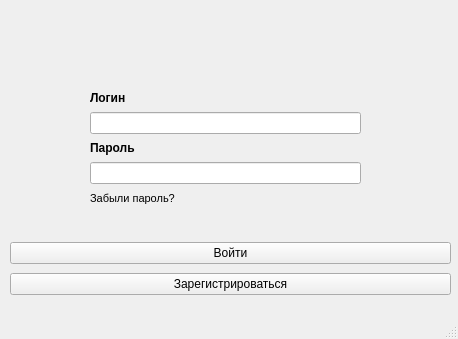
<?xml version="1.0" encoding="UTF-8"?>
<ui version="4.0">
 <class>LoginWindow</class>
 <widget class="QMainWindow" name="LoginWindow">
  <property name="geometry">
   <rect>
    <x>0</x>
    <y>0</y>
    <width>458</width>
    <height>339</height>
   </rect>
  </property>
  <property name="font">
   <font>
    <bold>true</bold>
   </font>
  </property>
  <property name="cursor">
   <cursorShape>ArrowCursor</cursorShape>
  </property>
  <property name="mouseTracking">
   <bool>false</bool>
  </property>
  <property name="windowTitle">
   <string>Регистрация</string>
  </property>
  <property name="windowIcon">
   <iconset>
    <normaloff>../../Downloads/RegPhoto.png</normaloff>../../Downloads/RegPhoto.png</iconset>
  </property>
  <widget class="QWidget" name="centralwidget">
   <property name="font">
    <font>
     <bold>false</bold>
    </font>
   </property>
   <widget class="QWidget" name="verticalLayoutWidget">
    <property name="geometry">
     <rect>
      <x>10</x>
      <y>239</y>
      <width>441</width>
      <height>61</height>
     </rect>
    </property>
    <layout class="QVBoxLayout" name="verticalLayout">
     <item>
      <widget class="QPushButton" name="LoginButton">
       <property name="text">
        <string>Войти</string>
       </property>
      </widget>
     </item>
     <item>
      <widget class="QPushButton" name="RegistrationButton">
       <property name="text">
        <string>Зарегистрироваться</string>
       </property>
      </widget>
     </item>
    </layout>
   </widget>
   <widget class="QWidget" name="verticalLayoutWidget_2">
    <property name="geometry">
     <rect>
      <x>90</x>
      <y>90</y>
      <width>271</width>
      <height>116</height>
     </rect>
    </property>
    <layout class="QVBoxLayout" name="verticalLayout_2">
     <item>
      <widget class="QLabel" name="LoginLable">
       <property name="font">
        <font>
         <bold>true</bold>
        </font>
       </property>
       <property name="text">
        <string>Логин</string>
       </property>
      </widget>
     </item>
     <item>
      <widget class="QLineEdit" name="lineEdit"/>
     </item>
     <item>
      <widget class="QLabel" name="PasswordLabel">
       <property name="font">
        <font>
         <bold>true</bold>
        </font>
       </property>
       <property name="text">
        <string>Пароль</string>
       </property>
      </widget>
     </item>
     <item>
      <widget class="QLineEdit" name="lineEdit_2">
       <property name="cursor">
        <cursorShape>ArrowCursor</cursorShape>
       </property>
      </widget>
     </item>
     <item>
      <widget class="QLabel" name="ForgotLabel">
       <property name="font">
        <font>
         <pointsize>8</pointsize>
         <bold>false</bold>
        </font>
       </property>
       <property name="cursor">
        <cursorShape>PointingHandCursor</cursorShape>
       </property>
       <property name="text">
        <string>Забыли пароль?</string>
       </property>
      </widget>
     </item>
    </layout>
   </widget>
  </widget>
  <widget class="QMenuBar" name="menubar">
   <property name="geometry">
    <rect>
     <x>0</x>
     <y>0</y>
     <width>458</width>
     <height>22</height>
    </rect>
   </property>
  </widget>
  <widget class="QStatusBar" name="statusbar"/>
 </widget>
 <resources/>
 <connections/>
</ui>
